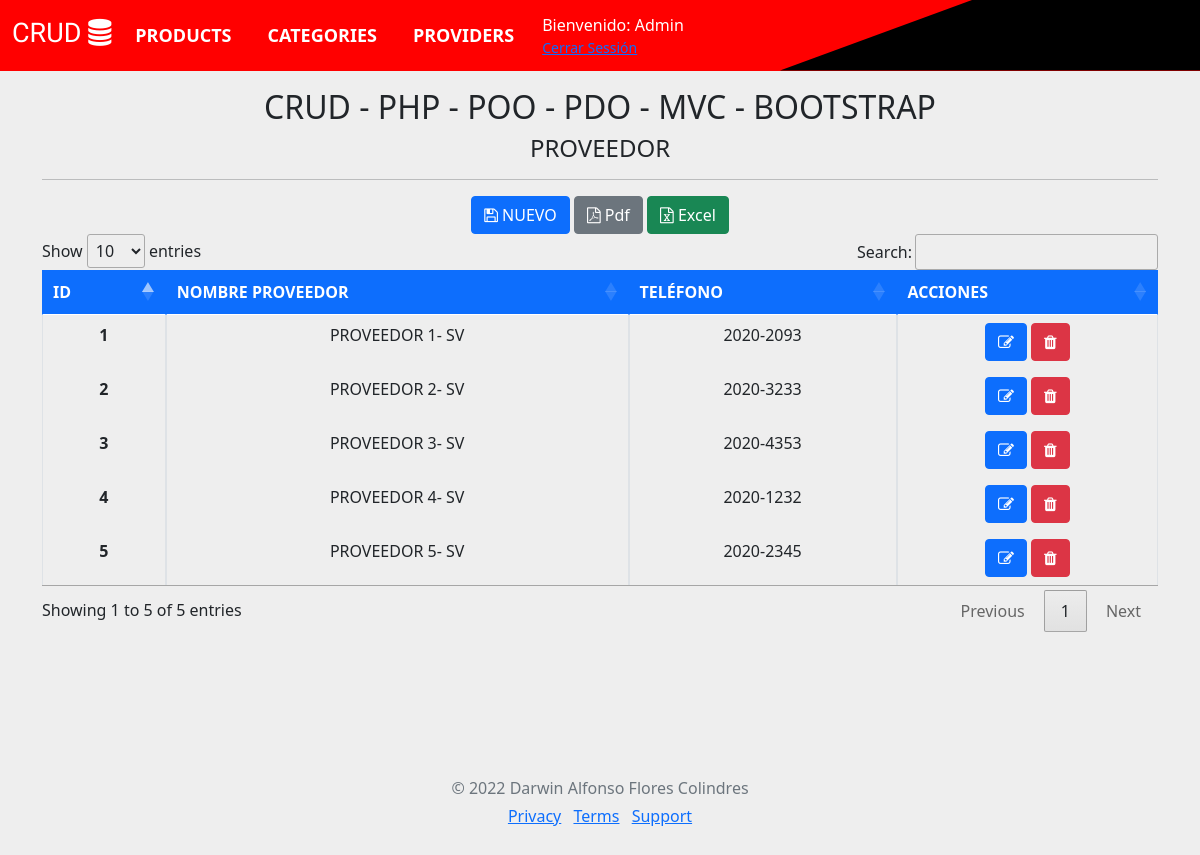
/?view=proveedor, run on the app's committed database.
### tables this page shows
CREATE TABLE `tb_proveedor` (
  `id` int(11) NOT NULL,
  `nombre_p` varchar(50) NOT NULL,
  `telefono` varchar(9) NOT NULL
);

### controller/Proveedor.controller.php (called while the page is built, shortened)
<?php
require_once "model/Proveedor.php";
class ProveedorController
{
    public function Index()
    {
        $provee = new Proveedor();
        require_once 'view/assets/header.php';
        require_once 'view/proveedor/index.php';
        require_once 'view/assets/pie.php';
    }
}

### config/Conexion.php (called while the page is built)
<?php
class Conexion
{
    private $servidor = "";
    private $nombredb = "bod6pgzou7dhl5z3zhc0";
    private $usuario = "uliugavf08ai03uk";
    private $password = "F9ht55y9HYJzZAcUclYN";
    private $puerto = "3306";
    function getServidor()
    {
        return $this->servidor;
    }
    function getNombredb()
    {
        return $this->nombredb;
    }
    function getUsuario()
    {
        return $this->usuario;
    }
    function getPassword()
    {
        return $this->password;
    }
    function getPuerto()
    {
        return $this->puerto;
    }
    public  function Conectar()
    {
        $opciones = array(PDO::MYSQL_ATTR_INIT_COMMAND => "SET NAMES UTF8");
        try {
            $conexion = new PDO("mysql:host=" . $this->getServidor() . ";port=" . $this->getPuerto() . ";dbname=" . $this->getNombredb(), $this->getUsuario(), $this->getPassword(), $opciones);
            return $conexion;
        } catch (Exception $e) {
            die("El error de la conexión es: " . $e->getMessage());
        }
    }
}

### model/Proveedor.php (called while the page is built, shortened)
<?php
class Proveedor
{
    private $pdo;
    public function __CONSTRUCT()
    {
        $conn = new Conexion();
        try {
            $this->pdo = $conn->Conectar();
        } catch (Exception $e) {
            die($e->getMessage());
        }
    }
    public function Listar()
    {
        try {
            $stm = $this->pdo->prepare("SELECT * FROM tb_proveedor order by id desc");
            $stm->execute();
            return $stm->fetchAll(PDO::FETCH_OBJ);
        } catch (Exception $e) {
            die($e->getMessage());
        }
    }
}

### view/proveedor/index.php (the view, shortened to what this page needs)
<div class="py-5 text-center">
    <h2>CRUD - PHP - POO - PDO - MVC - BOOTSTRAP</h2>
    <h4>PROVEEDOR</h4>
    <hr>
    <a href="?view=proveedor&a=formulario" class="btn btn-primary"><i class="fa fa-save"></i> NUEVO</a>
    <a href="?view=category&a=Pdf" target="_blank" class="btn btn-secondary"><i class="fa fa-file-pdf-o"></i> Pdf</a>
    <a href="?view=category&a=Excel" target="_blank" class="btn btn-success"><i class="fa fa-file-excel-o"></i>
        Excel</a>
    <table class="table table-bordered table-hover table-stripped" id="myTable">
        <thead class="btn-primary">
            <tr>
                <th scope="col">ID</th>
                <th scope="col">NOMBRE PROVEEDOR</th>
                <th scope="col">TELÉFONO</th>
                <th>ACCIONES</th>
            </tr>
        </thead>
        <tbody>
            <?php
            if (count($provee->Listar()) > 0) {
                foreach ($provee->Listar() as $datos) {
            ?>
            <tr>
                <th><?php echo $datos->id;  ?></th>
                <td><?php echo $datos->nombre_p;  ?></td>
                <td><span><?php echo $datos->telefono;  ?></span></td>
                <td><a href="#" class="btn btn-primary"> <i class="fa fa-edit" aria-hidden="true"></i>
                    </a>&nbsp;<button type="button" class="btn btn-danger"> <i class="fa fa-trash"
                            aria-hidden="true"></i>
                    </button></td>
            </tr>
            <?php
                }
            } else {
                echo "<tr><td colspan='3'>No se encontraron registros</td></tr>";
            }
            ?>
        </tbody>
    </table>
</div>

### assets/css/style.css (style rules this page uses)
body { background-color: #eee; }

### view/assets/header.php (style rules this page uses)
body { min-height: 20rem; padding-top: 2.5rem; }

### data on the page
tb_proveedor: id "5", nombre_p "PROVEEDOR 5- SV", telefono "2020-2345"
tb_proveedor: id "4", nombre_p "PROVEEDOR 4- SV", telefono "2020-1232"
tb_proveedor: id "3", nombre_p "PROVEEDOR 3- SV", telefono "2020-4353"
tb_proveedor: id "2", nombre_p "PROVEEDOR 2- SV", telefono "2020-3233"
tb_proveedor: id "1", nombre_p "PROVEEDOR 1- SV", telefono "2020-2093"
